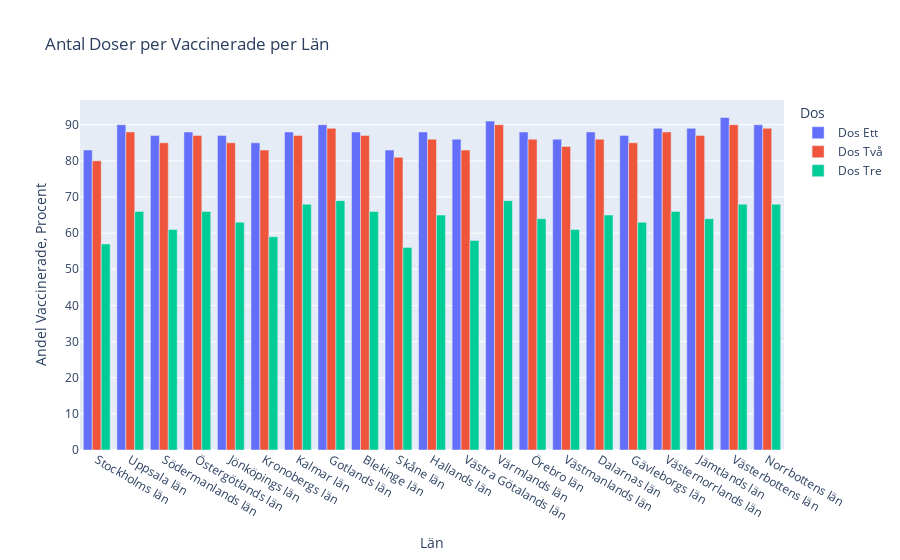

The cell this chart's notebook holds for it:
### Code cell
# 2)f
vaccine_lan = df_vaccine.groupby("Län")
befolkning_sum = vaccine_lan["Befolkning"].sum()

fig = px.bar(
    y=[
        round((vaccine_lan["Antal minst 1 dos"].sum() / befolkning_sum)*100),
        round(vaccine_lan["Antal minst 2 doser"].sum() / befolkning_sum*100),
        round(vaccine_lan["Antal 3 doser"].sum() / befolkning_sum*100),
    ],
    title="Antal Doser per Vaccinerade per Län",
    labels={"value": "Andel Vaccinerade, Procent", "x": "Län", "variable": "Dos"},
    x=df_vaccine["Län_namn"].unique(),
    barmode="group",
)
bar_names = {
    "wide_variable_0": "Dos Ett",
    "wide_variable_1": "Dos Två",
    "wide_variable_2": "Dos Tre",
}

# How does this code work? Todo ask Håkan how this code works or google.
fig.for_each_trace(
    lambda t: t.update(
        name=bar_names[t.name],
        legendgroup=bar_names[t.name],
        hovertemplate=t.hovertemplate.replace(t.name, bar_names[t.name]),
    )
)

fig.show()

### Figure 1 — Plotly figure (JSON) as saved in the notebook; plotly's stock layout.template omitted (floating-point values rounded to 4 significant figures)
{"data": [{"alignmentgroup": "True", "hovertemplate": "Dos=Dos Ett<br>Län=%{x}<br>Andel Vaccinerade, Procent=%{y}<extra></extra>", "legendgroup": "Dos Ett", "marker": {"color": "#636efa", "pattern": {"shape": ""}}, "name": "Dos Ett", "offsetgroup": "wide_variable_0", "orientation": "v", "showlegend": true, "textposition": "auto", "type": "bar", "x": ["Stockholms län", "Uppsala län", "Södermanlands län", "Östergötlands län", "Jönköpings län", "Kronobergs län", "Kalmar län", "Gotlands län", "Blekinge län", "Skåne län", "Hallands län", "Västra Götalands län", "Värmlands län", "Örebro län", "Västmanlands län", "Dalarnas län", "Gävleborgs län", "Västernorrlands län", "Jämtlands län", "Västerbottens län", "Norrbottens län"], "xaxis": "x", "y": [83, 90, 87, 88, 87, 85, 88, 90, 88, 83, 88, 86, 91, 88, 86, 88, 87, 89, 89, 92, 90], "yaxis": "y"}, {"alignmentgroup": "True", "hovertemplate": "Dos=Dos Två<br>Län=%{x}<br>Andel Vaccinerade, Procent=%{y}<extra></extra>", "legendgroup": "Dos Två", "marker": {"color": "#EF553B", "pattern": {"shape": ""}}, "name": "Dos Två", "offsetgroup": "wide_variable_1", "orientation": "v", "showlegend": true, "textposition": "auto", "type": "bar", "x": ["Stockholms län", "Uppsala län", "Södermanlands län", "Östergötlands län", "Jönköpings län", "Kronobergs län", "Kalmar län", "Gotlands län", "Blekinge län", "Skåne län", "Hallands län", "Västra Götalands län", "Värmlands län", "Örebro län", "Västmanlands län", "Dalarnas län", "Gävleborgs län", "Västernorrlands län", "Jämtlands län", "Västerbottens län", "Norrbottens län"], "xaxis": "x", "y": [80, 88, 85, 87, 85, 83, 87, 89, 87, 81, 86, 83, 90, 86, 84, 86, 85, 88, 87, 90, 89], "yaxis": "y"}, {"alignmentgroup": "True", "hovertemplate": "Dos=Dos Tre<br>Län=%{x}<br>Andel Vaccinerade, Procent=%{y}<extra></extra>", "legendgroup": "Dos Tre", "marker": {"color": "#00cc96", "pattern": {"shape": ""}}, "name": "Dos Tre", "offsetgroup": "wide_variable_2", "orientation": "v", "showlegend": true, "textposition": "auto", "type": "bar", "x": ["Stockholms län", "Uppsala län", "Södermanlands län", "Östergötlands län", "Jönköpings län", "Kronobergs län", "Kalmar län", "Gotlands län", "Blekinge län", "Skåne län", "Hallands län", "Västra Götalands län", "Värmlands län", "Örebro län", "Västmanlands län", "Dalarnas län", "Gävleborgs län", "Västernorrlands län", "Jämtlands län", "Västerbottens län", "Norrbottens län"], "xaxis": "x", "y": [57, 66, 61, 66, 63, 59, 68, 69, 66, 56, 65, 58, 69, 64, 61, 65, 63, 66, 64, 68, 68], "yaxis": "y"}], "layout": {"barmode": "group", "legend": {"title": {"text": "Dos"}, "tracegroupgap": 0}, "title": {"text": "Antal Doser per Vaccinerade per Län"}, "xaxis": {"anchor": "y", "domain": [0, 1], "title": {"text": "Län"}}, "yaxis": {"anchor": "x", "domain": [0, 1], "title": {"text": "Andel Vaccinerade, Procent"}}}}
